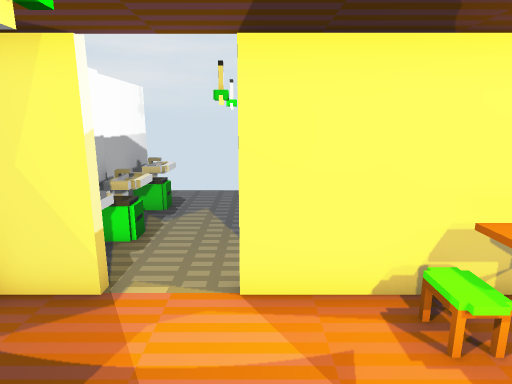
view 1 (above)

17 first-person views from a walk through a 3-D level made in the Unity game engine. The camera is 1.3 m above the floor, tilts 12° down and sees 75° across. Doors are open. The floor is counted in squares, 0.5 m on a side. Each view is taken from the middle of a square. On the plan, view 1 faces up. The plan holds only what a view shows up to about 20 squares ahead; the rest is blank. The player character is not drawn. Some animated figures are not drawn.

view 2
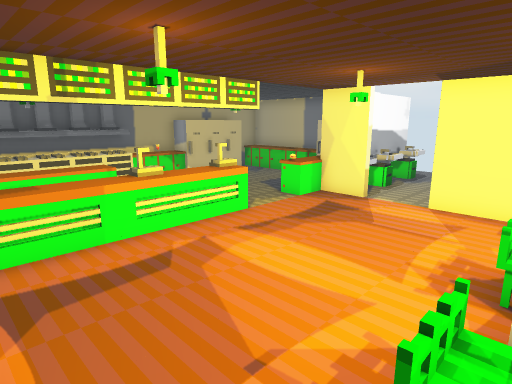

view 3
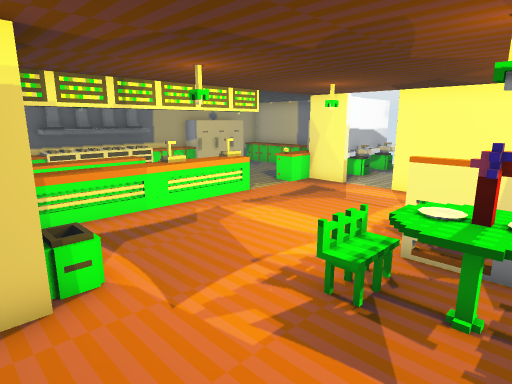

view 4
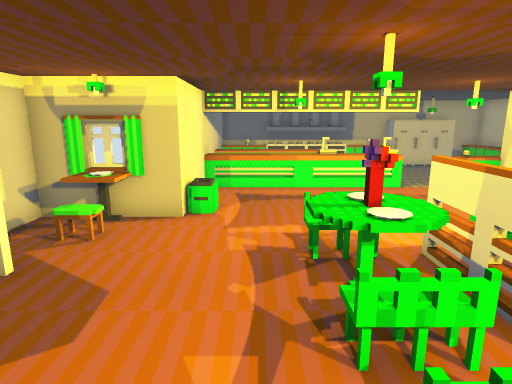

view 5
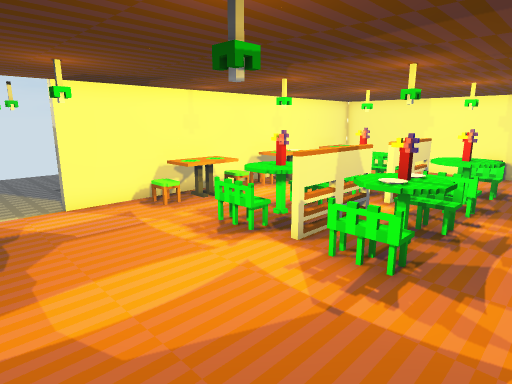

view 6
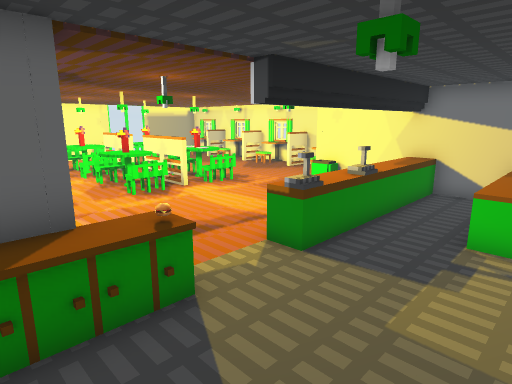

view 7
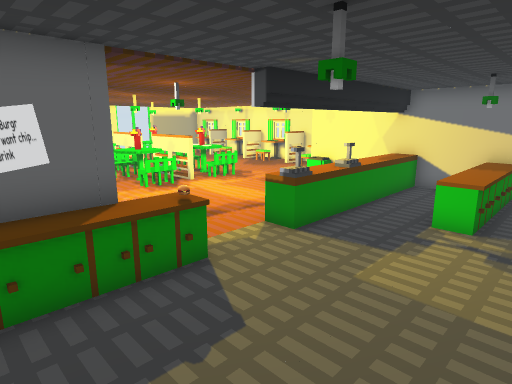

view 8
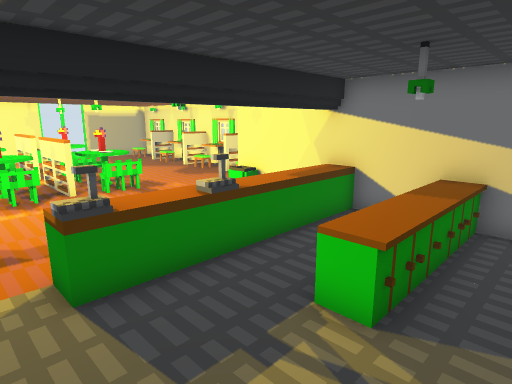

view 9
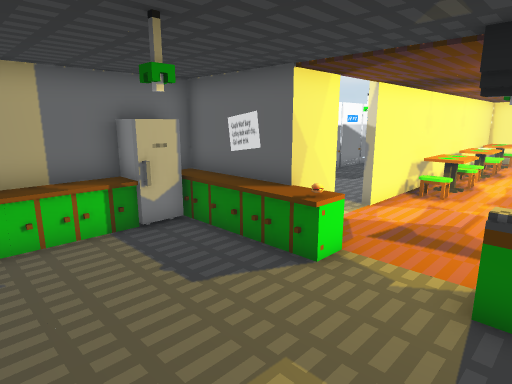

view 10
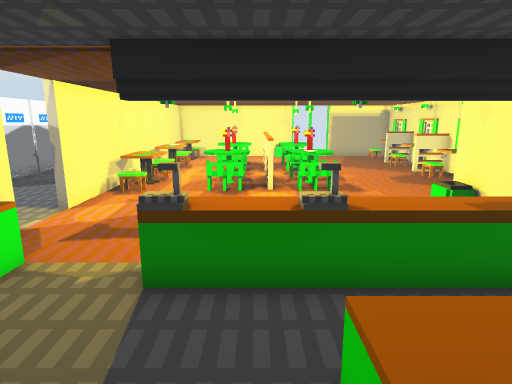

view 11
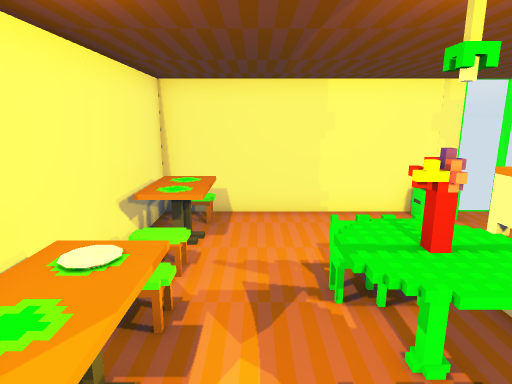

view 12
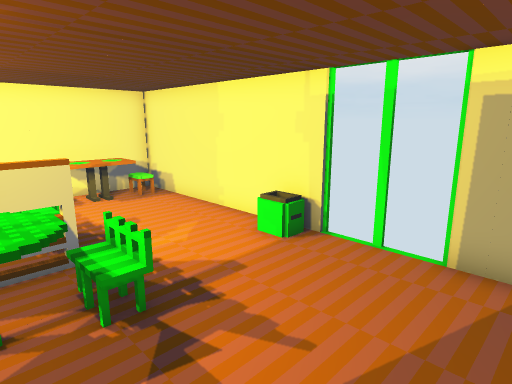

view 13
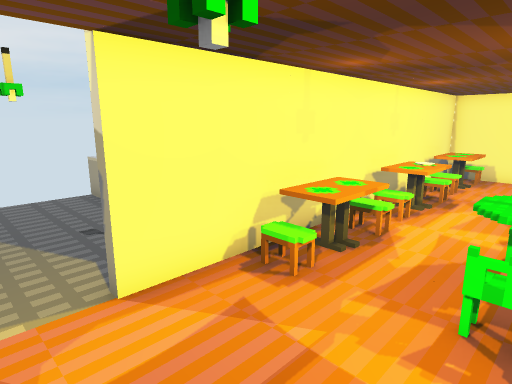

view 14
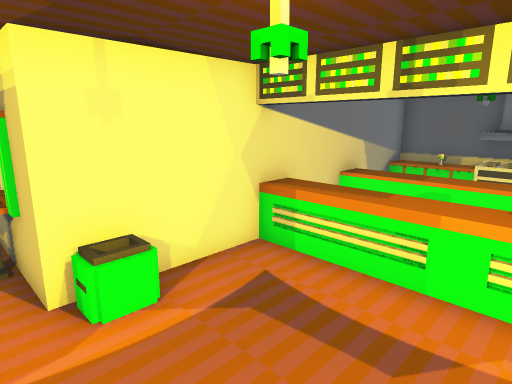

view 15
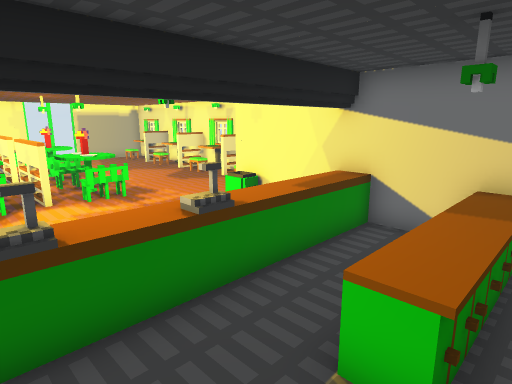

view 16
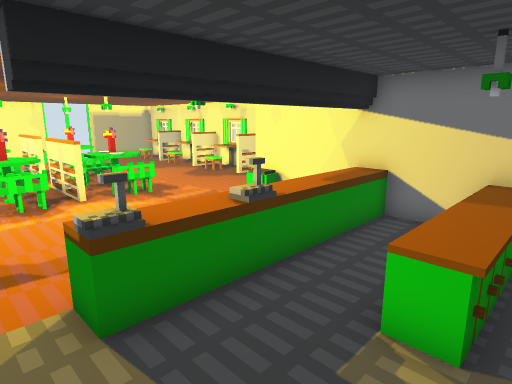

view 17
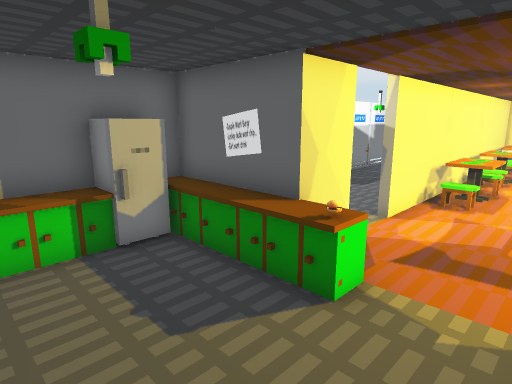

### Floor plan
Key: @ floor where view 1 was taken; # wall or solid block; x gap in a wall; . floor; D open door; = window, fence, low wall or low ledge; ^ raised ledge; L lamp; M monitor; R cash register; T table; I toilet; O other object.
Columns run from 11 left of view 1 to 16 right of it. Each row starts with its distance up from view 1.
 13        #     =   I   I
 12        #O....=   I   I
 11        #O.O..    .
 10        #..O..   IIIIIII
  9  #######O.... .......
  8 #######^O.......O..
  7 #....###O.L.....O
  6 ##....##O......
  5 ##....O##DD#############
  4 ##....O#..... ###  ######
  3 ##....##......###  ###.####
  2 #.........................#
  1 #.....#M..L..##=#  #=##...#
  0 #.....RM...@.#OL#  ####...#
 -1 #.....TM......#########...#
 -2 #. ##.RM......#########... #
 -3 #. ##.##.....##########... #
 -4 #.###.TM..L..##=####=##....x
 -5 #  ##.TM...................#
 -6 #  ##.TM............. .....
 -7 ############.........  ...
 -8            ##........   ..
 -9            ## .#  .#
-10            ##  #######

Where each view was taken, in squares from view 1:
view 1: 0 up, 0 right, facing up
view 2: 6 down, 3 right, facing up-left
view 3: 8 down, 5 right, facing up-left
view 4: 5 down, 9 right, facing left
view 5: 6 down, 3 left, facing up-right
view 6: 6 up, 9 left, facing down-right
view 7: 7 up, 10 left, facing down-right
view 8: 2 up, 10 left, facing down-right
view 9: 0 up, 10 left, facing up-right
view 10: 1 down, 10 left, facing right
view 11: 2 up, 6 right, facing right
view 12: 8 down, 9 right, facing up-right
view 13: 0 up, 2 left, facing up-right
view 14: 2 down, 1 right, facing down-left
view 15: 1 up, 9 left, facing down-right
view 16: 2 up, 9 left, facing down-right
view 17: 1 up, 9 left, facing up-right
